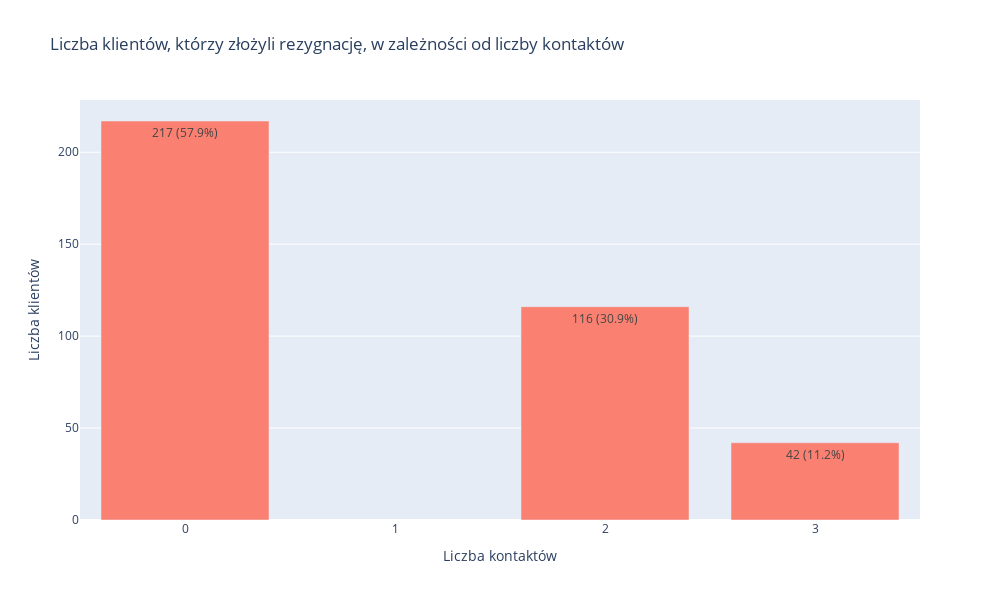

The code cell stored with this chart in its notebook:
### Code cell
resigned_customers = df[df['Resignation date'].notna()]


customers_by_contacts = resigned_customers['Number of Contacts'].value_counts().sort_index().reset_index()
customers_by_contacts.columns = ['Number of Contacts', 'Number of Customers']

total_customers = customers_by_contacts['Number of Customers'].sum()
customers_by_contacts['Percent'] = (customers_by_contacts['Number of Customers'] / total_customers * 100).round(1)


fig = go.Figure()


fig.add_trace(go.Bar(
    x=customers_by_contacts['Number of Contacts'],
    y=customers_by_contacts['Number of Customers'],
    text=[f"{count} ({percent}%)" for count, percent in zip(customers_by_contacts['Number of Customers'], customers_by_contacts['Percent'])],
    textposition='auto',
    marker_color='salmon',  
    name='Liczba klientów'
))


fig.update_layout(
    title_text='Liczba klientów, którzy złożyli rezygnację, w zależności od liczby kontaktów',
    xaxis_title='Liczba kontaktów',
    yaxis_title='Liczba klientów',
    height=600,
    width=1000
)

fig.update_xaxes(tickmode='linear', tick0=0, dtick=1)
fig.show()

print(customers_by_contacts)
print("\nPodsumowanie:")
print(f"Całkowita liczba klientów, którzy złożyli rezygnację: {total_customers}")
for _, row in customers_by_contacts.iterrows():
    print(f"Liczba kontaktów: {row['Number of Contacts']}, Liczba klientów: {row['Number of Customers']} ({row['Percent']}%)")

### Figure 1 — Plotly figure (JSON) as saved in the notebook; plotly's stock layout.template omitted (floating-point values rounded to 4 significant figures)
{"data": [{"marker": {"color": "salmon"}, "name": "Liczba klientów", "text": ["217 (57.9%)", "116 (30.9%)", "42 (11.2%)"], "textposition": "auto", "type": "bar", "x": [0, 2, 3], "y": [217, 116, 42]}], "layout": {"height": 600, "title": {"text": "Liczba klientów, którzy złożyli rezygnację, w zależności od liczby kontaktów"}, "width": 1000, "xaxis": {"dtick": 1, "tick0": 0, "tickmode": "linear", "title": {"text": "Liczba kontaktów"}}, "yaxis": {"title": {"text": "Liczba klientów"}}}}
